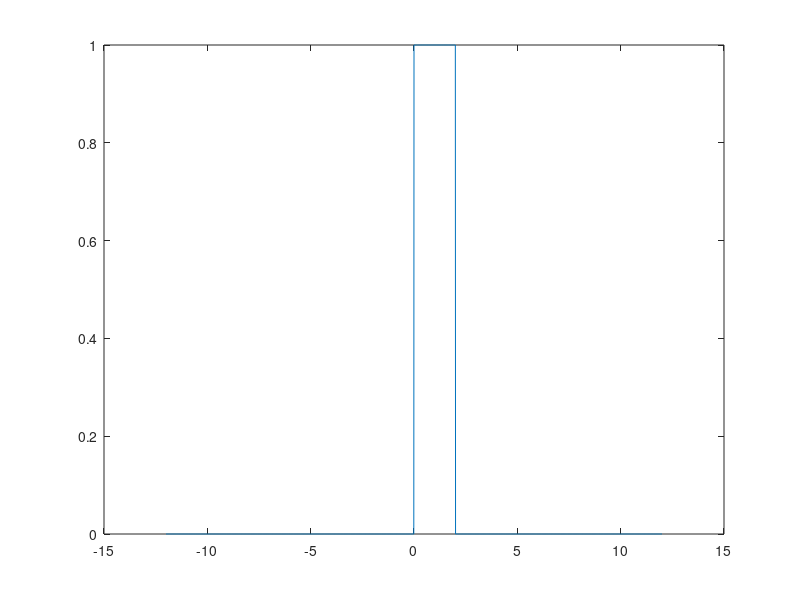
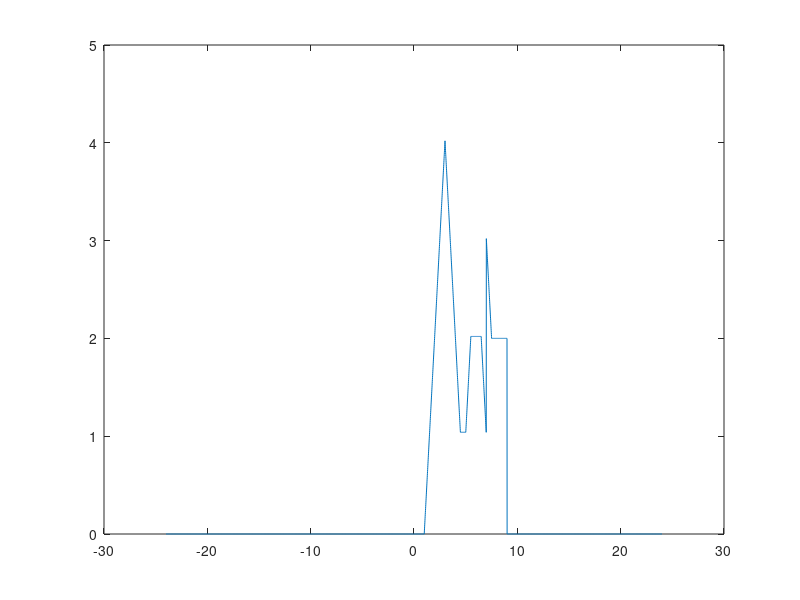

These charts were generated, in order, by the following MATLAB code:
clc; clear all; close all;

tstep=0.01;
tstart=-12;
tend=12;
t=tstart:tstep:tend;

%x1(t) Function
for m=1:1:length(t)
    if (t(m) >= 0)&&(t(m) <= 2)
        x1(m) = 1;
    else
        x1(m) = 0;
    end
end
figure; plot(t,x1);

%h1(t) Function
for m=1:1:length(t)
    if (t(m) >= 1)&&(t(m) <= 3)
        h1(m) = 2;
    else
        h1(m) = 0;
    end
end

%h2(t) Function
for m=1:1:length(t)
    if (t(m) >= 4.5)&&(t(m) <= 5.5)
        h2(m) = 2;
    else
        h2(m) = 0;
    end
end

%ya(t) Function
for m=1:1:length(t)
    if (t(m) >= 7)&&(t(m) <= 9)
        ya(m) = 2;
    else
        ya(m) = 0;
    end
end

y = conv(x1,h1) + conv(x1,h2)
y = y.*tstep;
t_2x=(tstart*2):tstep:(tend*2);

%ya(t) Function
for m=1:1:length(t_2x)
    if (t_2x(m) >= 7)&&(t_2x(m) <= 9)
        ya(m) = 2;
    else
        ya(m) = 0;
    end
end

y = y + ya;

figure; plot(t_2x,y)
